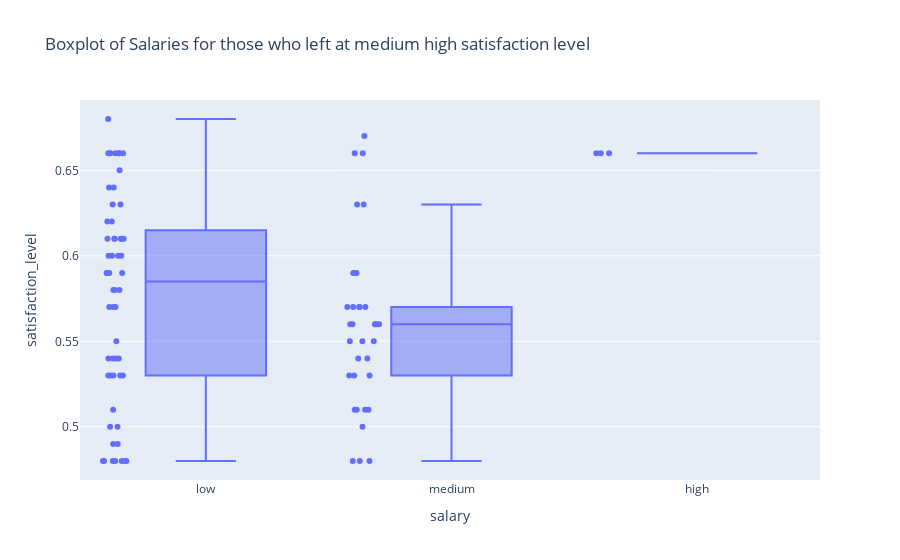

The notebook cell saved with this chart:
### Code cell
# Distribution of satisfaction level for those who left at medium high satisfaction level
plt.figure(figsize=(10,6))
sns.histplot(satisfaction_med_high[satisfaction_med_high['left']==1]['satisfaction_level'], kde=True, color='red', label='Left',bins=10)
plt.title('Distribution of Satisfaction Level for those who left at medium high satisfaction level')
plt.legend()
plt.show()

# Distribution of last evaluation for those who left at medium high satisfaction level
plt.figure(figsize=(10,6))
sns.histplot(satisfaction_med_high[satisfaction_med_high['left']==1]['last_evaluation'], kde=True, color='red', label='Left',bins=10)
plt.title('Distribution of Last Evaluation for those who left at medium high satisfaction level')
plt.legend()
plt.show()

# Distribution of average monthly hours for those who left at medium high satisfaction level
plt.figure(figsize=(10,6))
sns.histplot(satisfaction_med_high[satisfaction_med_high['left']==1]['average_montly_hours'], kde=True, color='red', label='Left',bins=10)
plt.title('Distribution of Average Monthly Hours for those who left at medium high satisfaction level')
plt.legend()
plt.show()

# Distribution of number of projects for those who left at medium high satisfaction level
plt.figure(figsize=(10,6))
sns.histplot(satisfaction_med_high[satisfaction_med_high['left']==1]['number_project'], kde=True, color='red', label='Left',bins=10)
plt.title('Distribution of Number of Projects for those who left at medium high satisfaction level')
plt.legend()
plt.show()

#Distribution of time spent at the company for those who left at medium high satisfaction level
plt.figure(figsize=(10,6))
sns.histplot(satisfaction_med_high[satisfaction_med_high['left']==1]['time_spend_company'], kde=True, color='red', label='Left',bins=10)
plt.title('Distribution of Time Spent at Company for those who left at medium high satisfaction level')
plt.legend()
plt.show()

# Ploytly boxplot of salaries for those who left at medium high satisfaction level with title
import plotly.express as px
fig = px.box(satisfaction_med_high[satisfaction_med_high['left']==1], x='salary', y='satisfaction_level', points='all', title='Boxplot of Salaries for those who left at medium high satisfaction level')
fig.show()

### Figure 1 — Plotly figure (JSON) as saved in the notebook; plotly's stock layout.template omitted (floating-point values rounded to 4 significant figures)
{"data": [{"alignmentgroup": "True", "boxpoints": "all", "hovertemplate": "salary=%{x}<br>satisfaction_level=%{y}<extra></extra>", "legendgroup": "", "marker": {"color": "#636efa"}, "name": "", "notched": false, "offsetgroup": "", "orientation": "v", "showlegend": false, "type": "box", "x": ["low", "low", "low", "low", "low", "low", "medium", "medium", "medium", "medium", "high", "low", "medium", "medium", "low", "low", "medium", "low", "low", "low", "low", "medium", "medium", "low", "low", "low", "medium", "medium", "low", "medium", "medium", "low", "medium", "low", "low", "medium", "low", "low", "low", "medium", "low", "low", "low", "low", "medium", "medium", "low", "medium", "low", "low", "low", "low", "low", "medium", "low", "low", "low", "low", "low", "low", "low", "medium", "medium", "medium", "medium", "high", "low", "medium", "medium", "low", "low", "medium", "low", "low", "low", "low", "low", "low", "low", "low", "low", "medium", "medium", "medium", "medium", "high", "low", "medium", "medium", "low", "low", "medium", "low"], "x0": " ", "xaxis": "x", "y": [0.57, 0.54, 0.48, 0.6, 0.61, 0.48, 0.56, 0.55, 0.53, 0.59, 0.66, 0.53, 0.48, 0.57, 0.66, 0.58, 0.51, 0.64, 0.5, 0.66, 0.59, 0.66, 0.54, 0.49, 0.48, 0.61, 0.54, 0.63, 0.53, 0.57, 0.66, 0.62, 0.56, 0.62, 0.51, 0.57, 0.63, 0.55, 0.61, 0.5, 0.6, 0.65, 0.49, 0.68, 0.67, 0.56, 0.59, 0.63, 0.63, 0.54, 0.61, 0.59, 0.53, 0.51, 0.66, 0.57, 0.54, 0.48, 0.6, 0.61, 0.48, 0.56, 0.55, 0.53, 0.59, 0.66, 0.53, 0.48, 0.57, 0.66, 0.58, 0.51, 0.64, 0.5, 0.66, 0.57, 0.54, 0.48, 0.6, 0.61, 0.48, 0.56, 0.55, 0.53, 0.59, 0.66, 0.53, 0.48, 0.57, 0.66, 0.58, 0.51, 0.59], "y0": " ", "yaxis": "y"}], "layout": {"boxmode": "group", "legend": {"tracegroupgap": 0}, "title": {"text": "Boxplot of Salaries for those who left at medium high satisfaction level"}, "xaxis": {"anchor": "y", "domain": [0, 1], "title": {"text": "salary"}}, "yaxis": {"anchor": "x", "domain": [0, 1], "title": {"text": "satisfaction_level"}}}}
